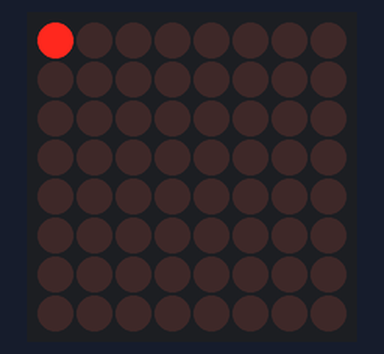
The sketch below on a simulated Arduino Uno, built with avr-gcc and run on an emulated ATmega328P. Shown: 8×8 LED matrix. What the sketch prints to the serial monitor is not drawn.

Above: at 0.16 s.
At 8.5 s:
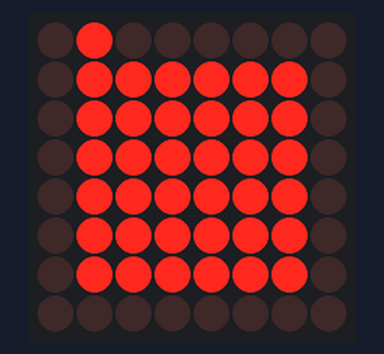
At 13.99 s:
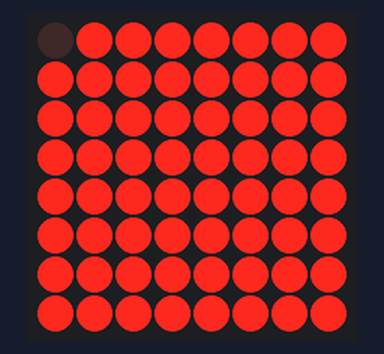
At 19.79 s:
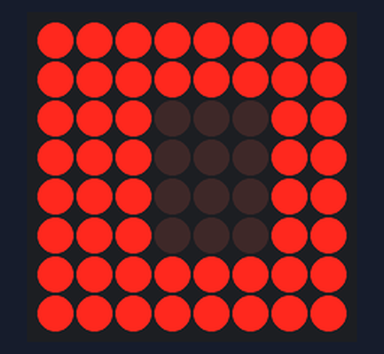
At 30.76 s:
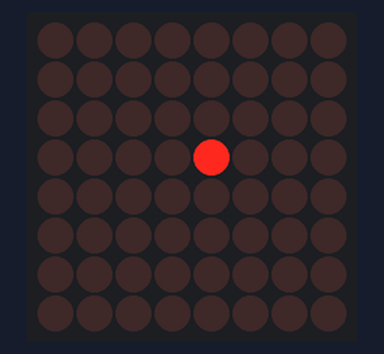
At 39.45 s:
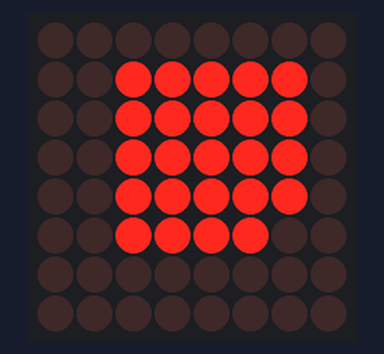

The sketch:

spiral.ino
```cpp
#include <Wire.h>

#include "Adafruit_LEDBackpack.h"
#include "Adafruit_GFX.h"

#define ENTRIES(ARRAY)  (sizeof(ARRAY) / sizeof(ARRAY[0]))

uint8_t pattern[] =
{
      0x00, 0x01, 0x02, 0x03, 0x04, 0x05, 0x06, 0x07
    , 0x17, 0x27, 0x37, 0x47, 0x57, 0x67, 0x77
    , 0x76, 0x75, 0x74, 0x73, 0x72, 0x71, 0x70
    , 0x60, 0x50, 0x40, 0x30, 0x20, 0x10
    , 0x11, 0x12, 0x13, 0x14, 0x15, 0x16
    , 0x26, 0x36, 0x46, 0x56, 0x66
    , 0x65, 0x64, 0x63, 0x62, 0x61
    , 0x51, 0x41, 0x31, 0x21
    , 0x22, 0x23, 0x24, 0x25
    , 0x35, 0x45, 0x55
    , 0x54, 0x53, 0x52
    , 0x42, 0x32
    , 0x33, 0x34
    , 0x44
    , 0x43
};

Adafruit_8x8matrix matrix = Adafruit_8x8matrix();

void loop()
{
    matrix.clear();

    for (int i = 0; i < ENTRIES(pattern); i++ )
    {
        int x = pattern[i] >> 4;
        int y = pattern[i]  & 7;

        matrix.drawPixel(x, y, LED_ON);
        matrix.writeDisplay();
        delay(22);
    }

        for (int i = 0; i < ENTRIES(pattern); i++ )
    {
        int x = pattern[i] >> 4;
        int y = pattern[i]  & 7;

        matrix.drawPixel(x, y, LED_OFF);
        matrix.writeDisplay();
        delay(22);
    }

    for (int i = 0; i < ENTRIES(pattern); i++ )
    {
        int x = pattern[i] >> 4;
        int y = pattern[i]  & 7;

        matrix.drawPixel(x, y, LED_ON);
        matrix.writeDisplay();
        delay(44);
        matrix.clear();
    }
    //delay(400);

}

void setup()
{
    Serial.begin(9600);

    Serial.println("8x8 Test");

    matrix.setBrightness(0);
    matrix.setRotation(1);
    matrix.begin(0x70);  // pass in the address
}
```
